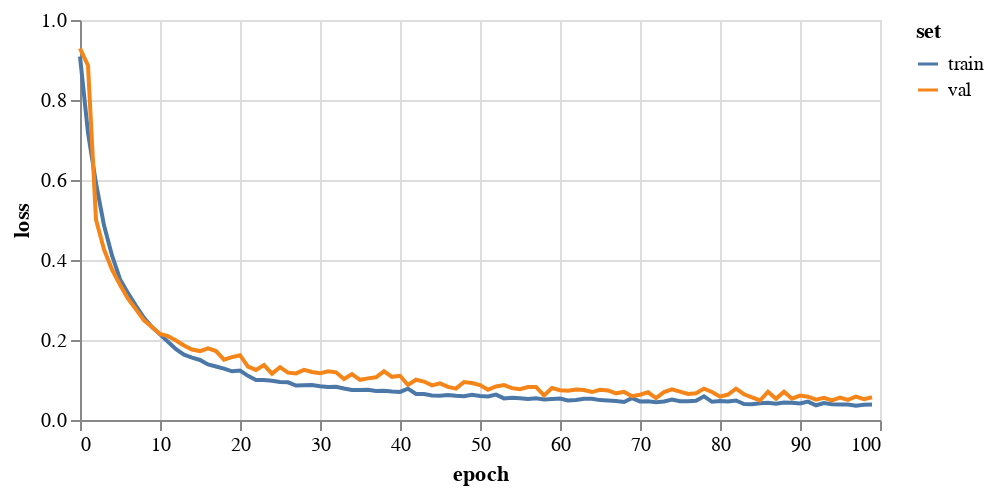

Notebook code cell kept with this figure:
### Markdown cell above
## 3. Initial training

### Code cell
saveDir = './results/transferLrn_des7_01/'
ptrGcn = FeaStNet()
history = ptrGcn.trainModel(pretrainData, pretrainValData, 
                         epochs=100, 
                         batch_size=256, 
                         flatten=True, 
                         logTrans=False, 
                         ssTrans=True, 
                         saveDir=saveDir+f'preTrain/gcn/')

ptrGcnCheckptFile = ptrGcn.checkptFile
plotHistory(history)

### Figure 1 — Vega-Lite specification as saved in the notebook (floating-point values rounded to 4 significant figures)
{"config": {"view": {"continuousWidth": 400, "continuousHeight": 300}}, "data": {"name": "data-702ad2ff17b8f47a0d2ec7e138734fe3"}, "mark": "line", "encoding": {"color": {"type": "nominal", "field": "set"}, "tooltip": [{"type": "quantitative", "field": "epoch"}, {"type": "quantitative", "field": "value"}], "x": {"type": "quantitative", "field": "epoch"}, "y": {"type": "quantitative", "axis": {"title": "loss"}, "field": "value"}}, "height": 200, "transform": [{"fold": ["train", "val"], "as": ["set", "value"]}], "width": 400, "$schema": "https://vega.github.io/schema/vega-lite/v4.8.1.json", "datasets": {"data-702ad2ff17b8f47a0d2ec7e138734fe3": [{"train": 0.9086, "val": 0.9291, "epoch": 0}, {"train": 0.7183, "val": 0.8863, "epoch": 1}, {"train": 0.5919, "val": 0.5005, "epoch": 2}, {"train": 0.4866, "val": 0.4264, "epoch": 3}, {"train": 0.4115, "val": 0.3761, "epoch": 4}, {"train": 0.352, "val": 0.3383, "epoch": 5}, {"train": 0.317, "val": 0.3032, "epoch": 6}, {"train": 0.2855, "val": 0.2765, "epoch": 7}, {"train": 0.2555, "val": 0.249, "epoch": 8}, {"train": 0.2324, "val": 0.2326, "epoch": 9}, {"train": 0.214, "val": 0.2152, "epoch": 10}, {"train": 0.1956, "val": 0.2095, "epoch": 11}, {"train": 0.1771, "val": 0.1989, "epoch": 12}, {"train": 0.1633, "val": 0.1865, "epoch": 13}, {"train": 0.1557, "val": 0.1761, "epoch": 14}, {"train": 0.1501, "val": 0.1723, "epoch": 15}, {"train": 0.1389, "val": 0.1788, "epoch": 16}, {"train": 0.1338, "val": 0.1723, "epoch": 17}, {"train": 0.1286, "val": 0.1509, "epoch": 18}, {"train": 0.1217, "val": 0.1574, "epoch": 19}, {"train": 0.1236, "val": 0.162, "epoch": 20}, {"train": 0.1105, "val": 0.1336, "epoch": 21}, {"train": 0.1001, "val": 0.1251, "epoch": 22}, {"train": 0.1001, "val": 0.1371, "epoch": 23}, {"train": 0.09818, "val": 0.1158, "epoch": 24}, {"train": 0.09485, "val": 0.132, "epoch": 25}, {"train": 0.09413, "val": 0.1183, "epoch": 26}, {"train": 0.08626, "val": 0.1165, "epoch": 27}, {"train": 0.08693, "val": 0.1255, "epoch": 28}, {"train": 0.08743, "val": 0.1201, "epoch": 29}, {"train": 0.08418, "val": 0.1167, "epoch": 30}, {"train": 0.08246, "val": 0.122, "epoch": 31}, {"train": 0.08317, "val": 0.1193, "epoch": 32}, {"train": 0.07887, "val": 0.1024, "epoch": 33}, {"train": 0.07515, "val": 0.1146, "epoch": 34}, {"train": 0.07475, "val": 0.1004, "epoch": 35}, {"train": 0.07537, "val": 0.1041, "epoch": 36}, {"train": 0.07262, "val": 0.1069, "epoch": 37}, {"train": 0.07291, "val": 0.1218, "epoch": 38}, {"train": 0.07123, "val": 0.1079, "epoch": 39}, {"train": 0.07007, "val": 0.1105, "epoch": 40}, {"train": 0.07839, "val": 0.08764, "epoch": 41}, {"train": 0.06509, "val": 0.1007, "epoch": 42}, {"train": 0.06506, "val": 0.09611, "epoch": 43}, {"train": 0.06144, "val": 0.08656, "epoch": 44}, {"train": 0.06066, "val": 0.09146, "epoch": 45}, {"train": 0.06255, "val": 0.08281, "epoch": 46}, {"train": 0.0608, "val": 0.07847, "epoch": 47}, {"train": 0.05952, "val": 0.09499, "epoch": 48}, {"train": 0.06287, "val": 0.09255, "epoch": 49}, {"train": 0.05983, "val": 0.08718, "epoch": 50}, {"train": 0.05861, "val": 0.07583, "epoch": 51}, {"train": 0.06338, "val": 0.08389, "epoch": 52}, {"train": 0.05407, "val": 0.08725, "epoch": 53}, {"train": 0.05561, "val": 0.07962, "epoch": 54}, {"train": 0.05418, "val": 0.07684, "epoch": 55}, {"train": 0.05282, "val": 0.08249, "epoch": 56}, {"train": 0.05439, "val": 0.08275, "epoch": 57}, {"train": 0.05139, "val": 0.06129, "epoch": 58}, {"train": 0.05261, "val": 0.07994, "epoch": 59}, {"train": 0.05382, "val": 0.07436, "epoch": 60}, {"train": 0.04902, "val": 0.07328, "epoch": 61}, {"train": 0.05006, "val": 0.07622, "epoch": 62}, {"train": 0.05292, "val": 0.07474, "epoch": 63}, {"train": 0.05305, "val": 0.06986, "epoch": 64}, {"train": 0.04973, "val": 0.0754, "epoch": 65}, {"train": 0.0486, "val": 0.07392, "epoch": 66}, {"train": 0.04751, "val": 0.06668, "epoch": 67}, {"train": 0.04484, "val": 0.07026, "epoch": 68}, {"train": 0.05441, "val": 0.05956, "epoch": 69}, {"train": 0.04649, "val": 0.06319, "epoch": 70}, {"train": 0.04675, "val": 0.06932, "epoch": 71}, {"train": 0.04426, "val": 0.05491, "epoch": 72}, {"train": 0.04623, "val": 0.06977, "epoch": 73}, {"train": 0.05091, "val": 0.07673, "epoch": 74}, {"train": 0.04685, "val": 0.07104, "epoch": 75}, {"train": 0.04685, "val": 0.06529, "epoch": 76}, {"train": 0.0481, "val": 0.06706, "epoch": 77}, {"train": 0.05936, "val": 0.07847, "epoch": 78}, {"train": 0.04557, "val": 0.06996, "epoch": 79}, {"train": 0.04745, "val": 0.05846, "epoch": 80}, {"train": 0.04614, "val": 0.06363, "epoch": 81}, {"train": 0.04885, "val": 0.07819, "epoch": 82}, {"train": 0.0401, "val": 0.0644, "epoch": 83}, {"train": 0.03939, "val": 0.05646, "epoch": 84}, {"train": 0.04208, "val": 0.0488, "epoch": 85}, {"train": 0.04282, "val": 0.07066, "epoch": 86}, {"train": 0.04048, "val": 0.05319, "epoch": 87}, {"train": 0.04344, "val": 0.07076, "epoch": 88}, {"train": 0.04325, "val": 0.05327, "epoch": 89}, {"train": 0.04129, "val": 0.06112, "epoch": 90}, {"train": 0.04594, "val": 0.05823, "epoch": 91}, {"train": 0.03683, "val": 0.05101, "epoch": 92}, {"train": 0.04259, "val": 0.05529, "epoch": 93}, {"train": 0.03944, "val": 0.04885, "epoch": 94}, {"train": 0.03873, "val": 0.05609, "epoch": 95}, {"train": 0.03861, "val": 0.05014, "epoch": 96}, {"train": 0.0359, "val": 0.0587, "epoch": 97}, {"train": 0.03783, "val": 0.05207, "epoch": 98}, {"train": 0.03889, "val": 0.0568, "epoch": 99}]}}
